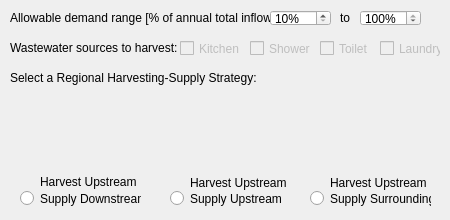
               <widget class="QWidget" name="recycle_widget1" native="true">
                <property name="minimumSize">
                 <size>
                  <width>0</width>
                  <height>220</height>
                 </size>
                </property>
                <widget class="QLabel" name="rec_wwsource_lbl">
                 <property name="geometry">
                  <rect>
                   <x>10</x>
                   <y>40</y>
                   <width>171</width>
                   <height>16</height>
                  </rect>
                 </property>
                 <property name="text">
                  <string>Wastewater sources to harvest:</string>
                 </property>
                </widget>
                <widget class="QCheckBox" name="rec_ww_toilet">
                 <property name="enabled">
                  <bool>false</bool>
                 </property>
                 <property name="geometry">
                  <rect>
                   <x>320</x>
                   <y>40</y>
                   <width>61</width>
                   <height>17</height>
                  </rect>
                 </property>
                 <property name="text">
                  <string>Toilet</string>
                 </property>
                </widget>
                <widget class="QCheckBox" name="rec_ww_kitchen">
                 <property name="enabled">
                  <bool>false</bool>
                 </property>
                 <property name="geometry">
                  <rect>
                   <x>180</x>
                   <y>40</y>
                   <width>70</width>
                   <height>17</height>
                  </rect>
                 </property>
                 <property name="text">
                  <string>Kitchen</string>
                 </property>
                </widget>
                <widget class="QCheckBox" name="rec_ww_shower">
                 <property name="enabled">
                  <bool>false</bool>
                 </property>
                 <property name="geometry">
                  <rect>
                   <x>250</x>
                   <y>40</y>
                   <width>70</width>
                   <height>17</height>
                  </rect>
                 </property>
                 <property name="text">
                  <string>Shower</string>
                 </property>
                </widget>
                <widget class="QCheckBox" name="rec_ww_laundry">
                 <property name="enabled">
                  <bool>false</bool>
                 </property>
                 <property name="geometry">
                  <rect>
                   <x>380</x>
                   <y>40</y>
                   <width>61</width>
                   <height>17</height>
                  </rect>
                 </property>
                 <property name="text">
                  <string>Laundry</string>
                 </property>
                </widget>
                <widget class="QLabel" name="rec_demrange_lbl">
                 <property name="geometry">
                  <rect>
                   <x>10</x>
                   <y>10</y>
                   <width>261</width>
                   <height>16</height>
                  </rect>
                 </property>
                 <property name="text">
                  <string>Allowable demand range [% of annual total inflow]:</string>
                 </property>
                </widget>
                <widget class="QSpinBox" name="rec_demrange_min">
                 <property name="geometry">
                  <rect>
                   <x>270</x>
                   <y>10</y>
                   <width>61</width>
                   <height>16</height>
                  </rect>
                 </property>
                 <property name="suffix">
                  <string>%</string>
                 </property>
                 <property name="minimum">
                  <number>10</number>
                 </property>
                 <property name="maximum">
                  <number>100</number>
                 </property>
                </widget>
                <widget class="QSpinBox" name="rec_demrange_max">
                 <property name="geometry">
                  <rect>
                   <x>360</x>
                   <y>10</y>
                   <width>61</width>
                   <height>16</height>
                  </rect>
                 </property>
                 <property name="suffix">
                  <string>%</string>
                 </property>
                 <property name="minimum">
                  <number>10</number>
                 </property>
                 <property name="maximum">
                  <number>100</number>
                 </property>
                 <property name="value">
                  <number>100</number>
                 </property>
                </widget>
                <widget class="QLabel" name="rec_demrange_lbl2">
                 <property name="geometry">
                  <rect>
                   <x>340</x>
                   <y>10</y>
                   <width>21</width>
                   <height>16</height>
                  </rect>
                 </property>
                 <property name="text">
                  <string>to</string>
                 </property>
                </widget>
                <widget class="QRadioButton" name="radio_hsup">
                 <property name="geometry">
                  <rect>
                   <x>170</x>
                   <y>190</y>
                   <width>121</width>
                   <height>17</height>
                  </rect>
                 </property>
                 <property name="text">
                  <string>Supply Upstream</string>
                 </property>
                </widget>
                <widget class="QLabel" name="hs_all_img">
                 <property name="geometry">
                  <rect>
                   <x>315</x>
                   <y>90</y>
                   <width>120</width>
                   <height>80</height>
                  </rect>
                 </property>
                 <property name="minimumSize">
                  <size>
                   <width>120</width>
                   <height>80</height>
                  </size>
                 </property>
                 <property name="text">
                  <string/>
                 </property>
                 <property name="pixmap">
                  <pixmap resource="C:/UrbanBEATSv1Dev/ub_modules/resources/dialogimg.qrc">:/techplacement/swhc.png</pixmap>
                 </property>
                </widget>
                <widget class="QRadioButton" name="radio_hsdown">
                 <property name="geometry">
                  <rect>
                   <x>20</x>
                   <y>190</y>
                   <width>121</width>
                   <height>17</height>
                  </rect>
                 </property>
                 <property name="text">
                  <string>Supply Downstream</string>
                 </property>
                </widget>
                <widget class="QLabel" name="hs_up_img">
                 <property name="geometry">
                  <rect>
                   <x>170</x>
                   <y>90</y>
                   <width>120</width>
                   <height>80</height>
                  </rect>
                 </property>
                 <property name="minimumSize">
                  <size>
                   <width>120</width>
                   <height>80</height>
                  </size>
                 </property>
                 <property name="text">
                  <string/>
                 </property>
                 <property name="pixmap">
                  <pixmap resource="C:/UrbanBEATSv1Dev/ub_modules/resources/dialogimg.qrc">:/techplacement/swhb.png</pixmap>
                 </property>
                </widget>
                <widget class="QLabel" name="hs_select_lbl">
                 <property name="geometry">
                  <rect>
                   <x>10</x>
                   <y>70</y>
                   <width>341</width>
                   <height>16</height>
                  </rect>
                 </property>
                 <property name="text">
                  <string>Select a Regional Harvesting-Supply Strategy: </string>
                 </property>
                </widget>
                <widget class="QLabel" name="hs_down_img">
                 <property name="geometry">
                  <rect>
                   <x>20</x>
                   <y>90</y>
                   <width>120</width>
                   <height>80</height>
                  </rect>
                 </property>
                 <property name="minimumSize">
                  <size>
                   <width>120</width>
                   <height>80</height>
                  </size>
                 </property>
                 <property name="text">
                  <string/>
                 </property>
                 <property name="pixmap">
                  <pixmap resource="C:/UrbanBEATSv1Dev/ub_modules/resources/dialogimg.qrc">:/techplacement/swha.png</pixmap>
                 </property>
                </widget>
                <widget class="QRadioButton" name="radio_hsall">
                 <property name="geometry">
                  <rect>
                   <x>310</x>
                   <y>190</y>
                   <width>121</width>
                   <height>17</height>
                  </rect>
                 </property>
                 <property name="text">
                  <string>Supply Surroundings</string>
                 </property>
                </widget>
                <widget class="QLabel" name="hs_select_lbl_2">
                 <property name="geometry">
                  <rect>
                   <x>40</x>
                   <y>174</y>
                   <width>111</width>
                   <height>16</height>
                  </rect>
                 </property>
                 <property name="text">
                  <string>Harvest Upstream</string>
                 </property>
                </widget>
                <widget class="QLabel" name="hs_select_lbl_3">
                 <property name="geometry">
                  <rect>
                   <x>190</x>
                   <y>175</y>
                   <width>111</width>
                   <height>16</height>
                  </rect>
                 </property>
                 <property name="text">
                  <string>Harvest Upstream</string>
                 </property>
                </widget>
                <widget class="QLabel" name="hs_select_lbl_4">
                 <property name="geometry">
                  <rect>
                   <x>330</x>
                   <y>175</y>
                   <width>111</width>
                   <height>16</height>
                  </rect>
                 </property>
                 <property name="text">
                  <string>Harvest Upstream</string>
                 </property>
                </widget>
               </widget>
